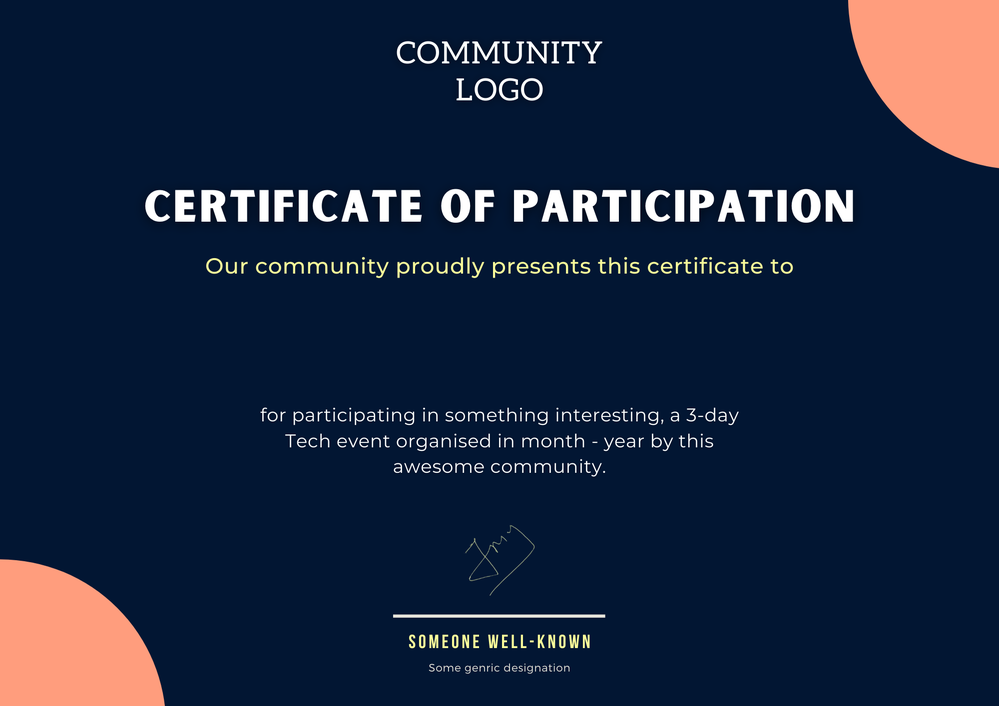
#> input picture template.png, 999 x 706 px, shrunk from 2000 x 1414 before the run
$ python main.py   (older library calls are emulated)
#> lines starting #> are read from the running program, lines starting #| are printed output that depends on the picture
from PIL import Image, ImageFont, ImageDraw
import uuid


#commenting for testing
# Global Variables
FONT_FILE = ImageFont.truetype(r'font/GreatVibes-Regular.ttf', 180)
FONT_COLOR = "#FFFFFF"
#font for id
ID_FONT = ImageFont.truetype('font/freeMono.ttf', 60)

template = Image.open(r'template.png')
#> template is the input picture: PIL image 999x706 RGBA; mean R, G, B, A 23, 35.8, 60, 255
WIDTH, HEIGHT = template.size
#> WIDTH = 999; HEIGHT = 706

def make_certificates(name):
    '''Function to save certificates as a .png file'''
#> called with name = 'joginder'

    image_source = Image.open(r'template.png')
    draw = ImageDraw.Draw(image_source)
    id= str(uuid.uuid4())[:8]

    # Finding the width and height of the text.
    name_width, name_height = draw.textsize(name, font=FONT_FILE)
#> name_width = 738; name_height = 205

    # Placing it in the center, then making some adjustments.
    draw.text(((WIDTH - name_width) / 2, (HEIGHT - name_height) / 2 - 30), name, fill=FONT_COLOR, font=FONT_FILE)

    # placing id at the left top corner of the image
    draw.text((10, 10), id, fill=FONT_COLOR,font=ID_FONT)

    # Saving the certificates in a different directory.
    image_source.save("./out/" + name +".png")
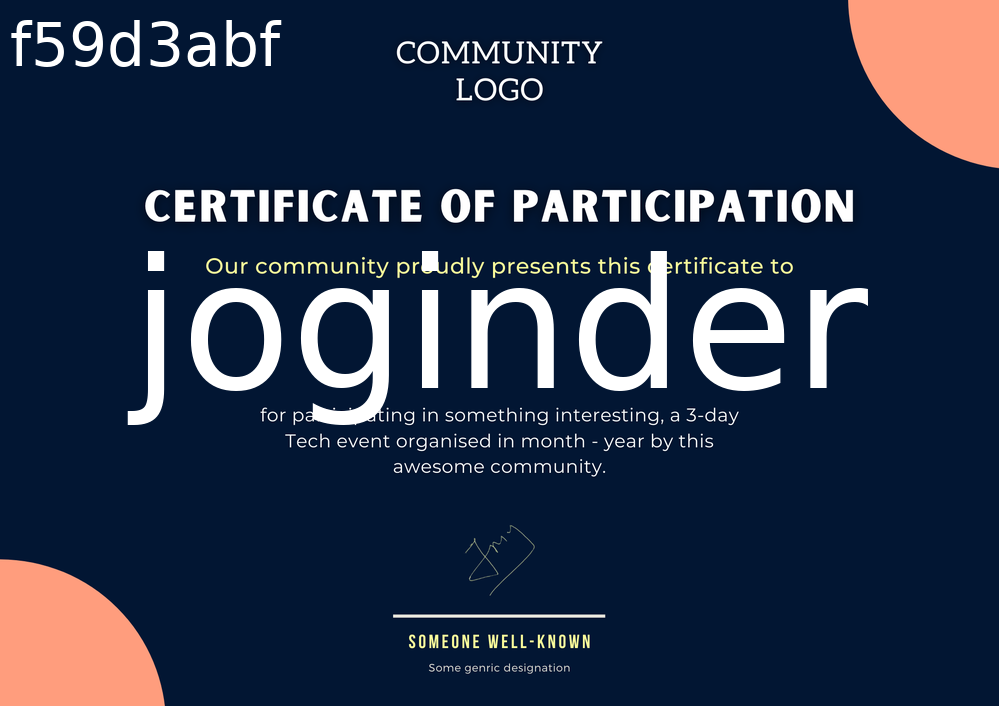
#> saved as joginder.png: PIL image 999x706 RGBA; mean R, G, B, A 35.1, 46.9, 69.8, 255
    print('Saving Certificate of:', name)

if __name__ == "__main__":

    names = ['Tushar Nankani', "Full Name", 'Some Long Ass Name Might Not Work']
    # for name in names:
    make_certificates("joginder")
    print(len(names), "certificates done.")
